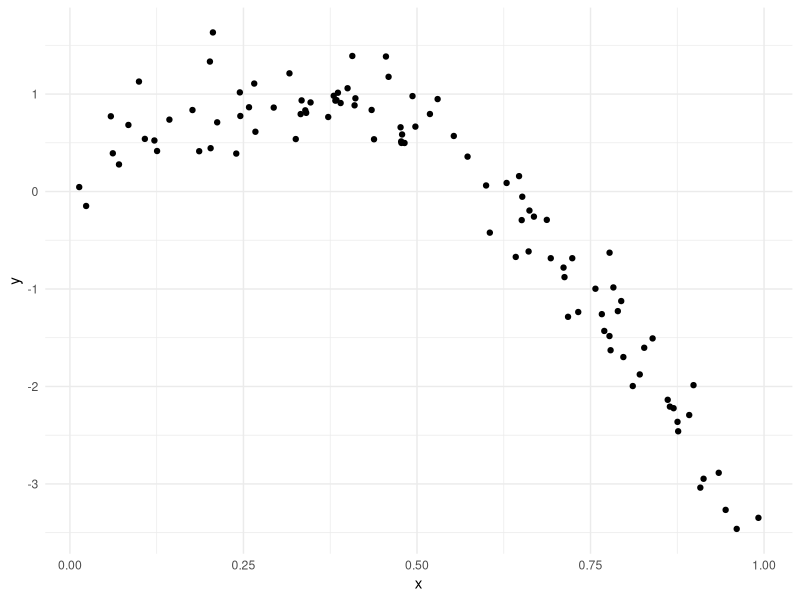
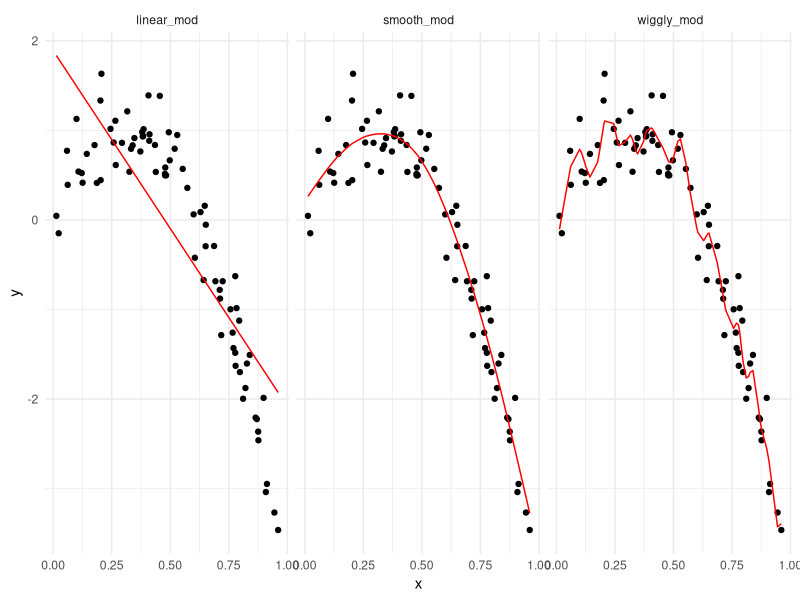
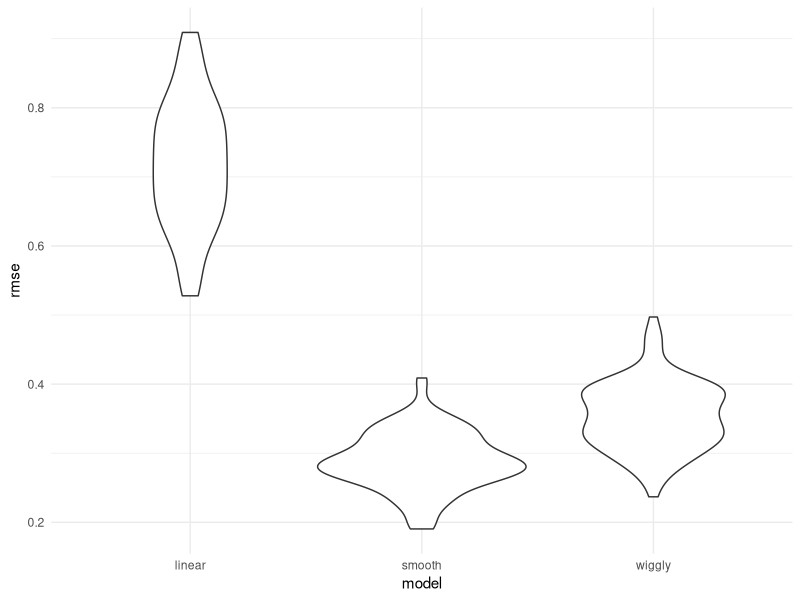

Write R code to recreate these figures, in order.
## ---- chunk 1
library(tidyverse)
library(modelr)
library(mgcv)
knitr::opts_chunk$set(
  fig.width = 6,
  fig.asp = .6,
  out.width = "90%"
)
theme_set(theme_minimal() +  theme(legend.position = "bottom"))

options(
  ggplots2.continuous.color = "viridis",
  ggplots2.continuous.fill = "viridus"
)

scale_colour_discrete = scale_colour_viridis_d
scale_fill_discrete = scale_fill_viridis_d
## ---- chunk 2
set.seed(1)
nonlin_df = 
  tibble(
    id = 1:100,
    x = runif(100, 0, 1),
    y = 1 - 10 * (x - .3) ^ 2 + rnorm(100, 0, .3)
  )

nonlin_df %>% 
  ggplot(aes(x = x, y = y)) + 
  geom_point()
## ---- chunk 3
train_df = sample_n(nonlin_df, size = 80)
test_df = anti_join(nonlin_df, train_df, by = "id") # the rest 20 data are test_df use anti_joint
## ---- chunk 4
linear_mod = lm(y ~ x, data = train_df)
smooth_mod = gam(y ~ s(x), data = train_df)
wiggly_mod = gam(y ~ s(x, k=30), sp = 10e-6, data = train_df)
## ---- chunk 5
train_df %>% 
  gather_predictions(linear_mod, smooth_mod, wiggly_mod) %>% 
  ggplot(aes(x =x ,y = y)) +
  geom_point() +
  geom_line(aes(y = pred), color = "red") +
  facet_grid(. ~ model)
## ---- chunk 6
rmse(linear_mod, test_df) # root mean square error
rmse(smooth_mod, test_df)
rmse(wiggly_mod, test_df)
## ---- chunk 7
cv_df = 
  crossv_mc(nonlin_df, 100)
## ---- chunk 8
cv_df %>% pull(train) %>% .[[1]] %>% as_tibble()
cv_df %>% pull(test) %>% .[[1]] %>% as_tibble()
## ---- chunk 9
cv_df =
  cv_df %>% 
  mutate(
    train = map(train, as_tibble),
    test = map(test, as_tibble)
  )
## ---- chunk 10
cv_df = 
cv_df %>% 
  mutate(
    linear_mod = map(.x = train, ~lm(y ~ x, data = .x)),
    smooth_mod = map(.x = train, ~gam(y ~ s(x), data = .x)),
    wiggly_mod = map(.x = train, ~gam(y ~ s(x, k =30), sp = 10e-6, data = .x))
  ) %>% 
  mutate(
    rmse_linear = map2_dbl(.x = linear_mod, .y = test, ~rmse(model = .x, data = .y)),
     rmse_smooth = map2_dbl(.x = smooth_mod, .y = test, ~rmse(model = .x, data = .y)),
     rmse_wiggly = map2_dbl(.x = wiggly_mod, .y = test, ~rmse(model = .x, data = .y))
  )
## ---- chunk 11
cv_df %>% 
  select(starts_with("rmse")) %>% 
  pivot_longer(
    everything(),
    names_to = "model",
    values_to = "rmse",
    names_prefix = "rmse_" #delete rmse_ for names
  ) %>% 
  ggplot(aes(x = model, y = rmse)) +
  geom_violin()
## ---- chunk 12
cv_df %>% 
  select(starts_with("rmse")) %>% 
  pivot_longer(
    everything(),
    names_to = "model",
    values_to = "rmse",
    names_prefix = "rmse_" #delete rmse_ for names
  ) %>% 
  group_by(model) %>% 
  summarize(avg_rmse = mean(rmse))
